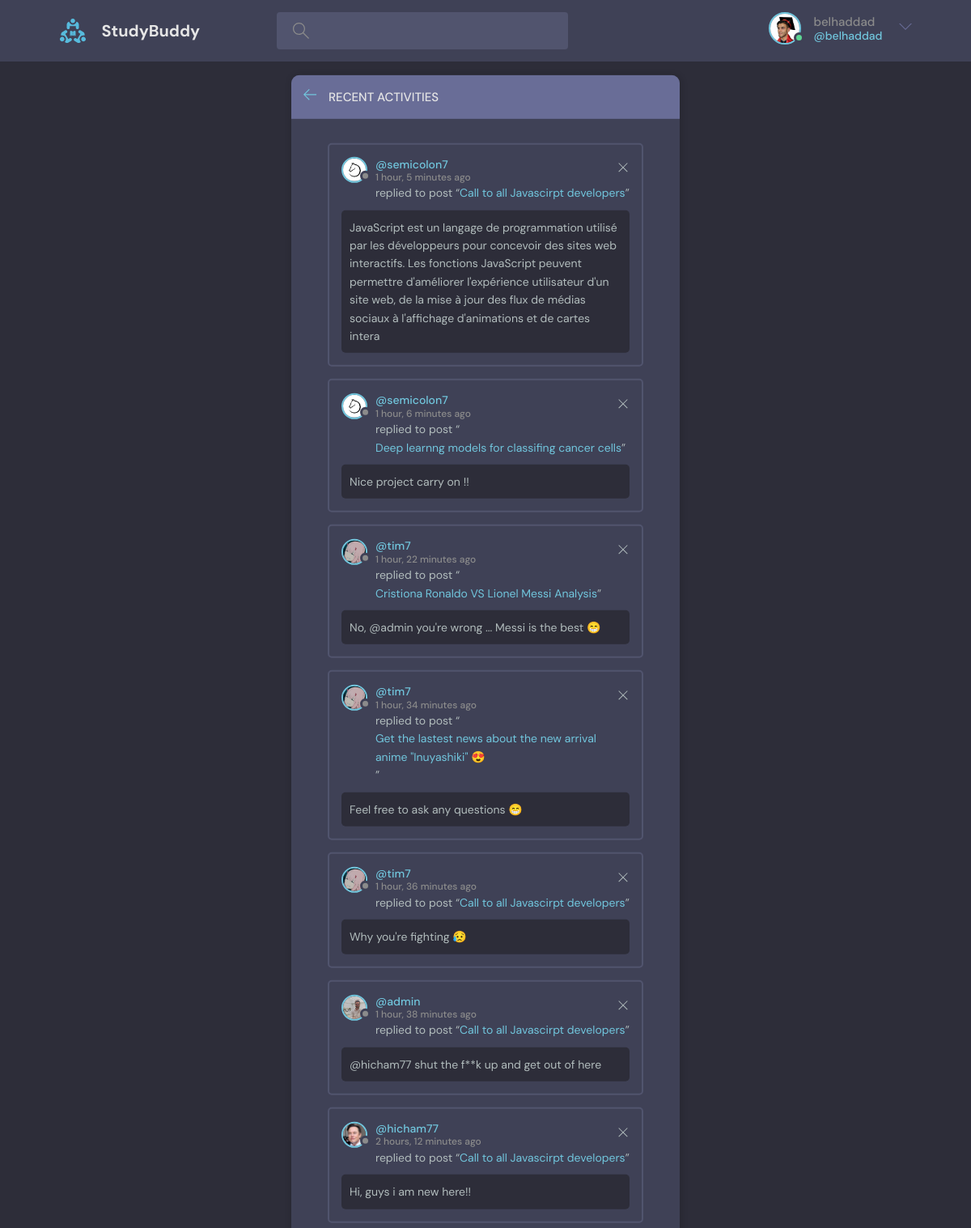
The page /activities/ (signed in) on the database its author committed.
### users/models.py (models this page shows)
class User(AbstractUser):
    name = models.CharField(max_length=200, null=True)
    email = models.EmailField(unique=True, null=True)
    bio = models.TextField(null=True)
    avatar = models.ImageField(upload_to='profiles/', default='profiles/avatar.svg', null=True, blank=True)
    USERNAME_FIELD = 'email'
    REQUIRED_FIELDS = []

### base/models.py (models this page shows, shortened)
class Message(models.Model):
    user = models.ForeignKey(User, on_delete=models.CASCADE)
    room = models.ForeignKey(Room, on_delete=models.CASCADE)
    body = models.CharField(max_length=300)
    updated = models.DateTimeField(auto_now=True)
    created = models.DateTimeField(auto_now_add=True)
    class Meta:
        ordering = ['-updated', '-created']

class Room(models.Model):
    host = models.ForeignKey(User, on_delete=models.CASCADE)
    topic = models.ForeignKey(Topic, on_delete=models.SET_NULL, null=True)
    name = models.CharField(max_length=200, null=True)
    description = models.TextField(null=True, blank=True)
    participants = models.ManyToManyField(User, related_name='participants', blank=True)
    updated = models.DateTimeField(auto_now=True)
    created = models.DateTimeField(auto_now_add=True)
    class Meta:
        ordering = ['-updated', '-created']
    def __str__(self):
        return self.name

### base/views.py (the view)
# urls.py: path('activities/', views.activity, name="activities"),
def activity(request):
    room_messages = Message.objects.all()
    context = {'room_messages': room_messages}
    return render(request, 'base/activity.html', context)

### base/templates/base/activity.html
{% extends 'main.html' %}
{% block content %}
    <main class="layout">
      <div class="container">
        <div class="layout__box">
          <div class="layout__boxHeader">
            <div class="layout__boxTitle">
              <a href="index.html">
                <svg version="1.1" xmlns="http://www.w3.org/2000/svg" width="32" height="32" viewBox="0 0 32 32">
                  <title>arrow-left</title>
                  <path
                    d="M13.723 2.286l-13.723 13.714 13.719 13.714 1.616-1.611-10.96-10.96h27.625v-2.286h-27.625l10.965-10.965-1.616-1.607z"
                  ></path>
                </svg>
              </a>
              <h3>Recent Activities</h3>
            </div>
          </div>
          <div class="activities-page layout__body">
            {% for message in room_messages %}
              <div class="activities__box">
                <div class="activities__boxHeader roomListRoom__header">
                  <a href="{% url 'profile' message.user.id %}" class="roomListRoom__author">
                    <div class="avatar avatar--small">
                      <img src="{{message.user.avatar.url}}" />
                    </div>
                    <p>
                      @{{message.user.username}}
                      <span>{{message.created|timesince}} ago</span>
                    </p>
                  </a>
                  <div class="roomListRoom__actions">
                    <a href="{% url 'delete-message' message.id %}">
                      <svg version="1.1" xmlns="http://www.w3.org/2000/svg" width="32" height="32" viewBox="0 0 32 32">
                        <title>remove</title>
                        <path
                          d="M27.314 6.019l-1.333-1.333-9.98 9.981-9.981-9.981-1.333 1.333 9.981 9.981-9.981 9.98 1.333 1.333 9.981-9.98 9.98 9.98 1.333-1.333-9.98-9.98 9.98-9.981z"
                        ></path>
                      </svg>
                    </a>
                  </div>
                </div>
                <div class="activities__boxContent">
                  <p>replied to post “<a href="{% url 'room' message.room.id %}">{{message.room}}</a>”</p>
                  <div class="activities__boxRoomContent">
                    {{message.body}}
                  </div>
                </div>
              </div>
            {% endfor %}
          </div>
        </div>
      </div>
    </main>
{% endblock content %}

### templates/navbar.html (shortened to what this page needs)
{% load static %}
  <header class="header header--loggedIn">
    <div class="container">
      <a href="{% url 'home' %}" class="header__logo">
        <img src="{% static 'assets/logo.svg' %}" />
        <h1>StudyBuddy</h1>
      </a>
      <form class="header__search" action="{% url 'home' %}" method="get" >
        <label>
          <input name="search_query" placeholder="Search for rooms..." value="{{search_query}} "/>
        </label>
      </form>
      <nav class="header__menu">
        <div class="header__user">
          {% if user.is_authenticated %}
          <a href="{% url 'profile' user.id %}">
            <div class="avatar avatar--medium active">
              <img src="{{request.user.avatar.url}}" />
            </div>
            <p>{{user.username}} <span>@{{user.username}}</span></p>
          </a>
          <button class="dropdown-button">
            <svg version="1.1" xmlns="http://www.w3.org/2000/svg" width="32" height="32" viewBox="0 0 32 32">
              <title>chevron-down</title>
              <path d="M16 21l-13-13h-3l16 16 16-16h-3l-13 13z"></path>
            </svg>
          </button>
          {% endif %}
        </div>
      </nav>
    </div>
  </header>

### rows shown on the page
User: user.avatar (picture), username "belhaddad"
Message: user.avatar (picture), user.username "semicolon7", created "1 hour, 5 minutes", room "Call to all Javascirpt developers", body "JavaScript est un langage de programmation utilisé par les développeurs pour concevoir des sites web interactifs. Les fonctions JavaScript peuvent permettre d'améliorer l'expérience utilisateur d'un site web, de la mise à jour des flux de médias sociaux à l'affichage d'animations et de cartes intera"
Message: user.avatar (picture), user.username "semicolon7", created "1 hour, 6 minutes", room "Deep learnng models for classifing cancer cells", body "Nice project carry on !!"
Message: user.avatar (picture), user.username "tim7", created "1 hour, 22 minutes", room "Cristiona Ronaldo VS Lionel Messi Analysis", body "No, @admin you're wrong ... Messi is the best 😁"
Message: user.avatar (picture), user.username "tim7", created "1 hour, 34 minutes", room "Get the lastest news about the new arrival anime \"Inuyashiki\" 😍", body "Feel free to ask any questions 😁"
Message: user.avatar (picture), user.username "tim7", created "1 hour, 36 minutes", room "Call to all Javascirpt developers", body "Why you're fighting 😥"
Message: user.avatar (picture), user.username "admin", created "1 hour, 38 minutes", room "Call to all Javascirpt developers", body "@hicham77 shut the f**k up and get out of here"
Message: user.avatar (picture), user.username "hicham77", created "2 hours, 12 minutes", room "Call to all Javascirpt developers", body "Hi, guys i am new here!!"
